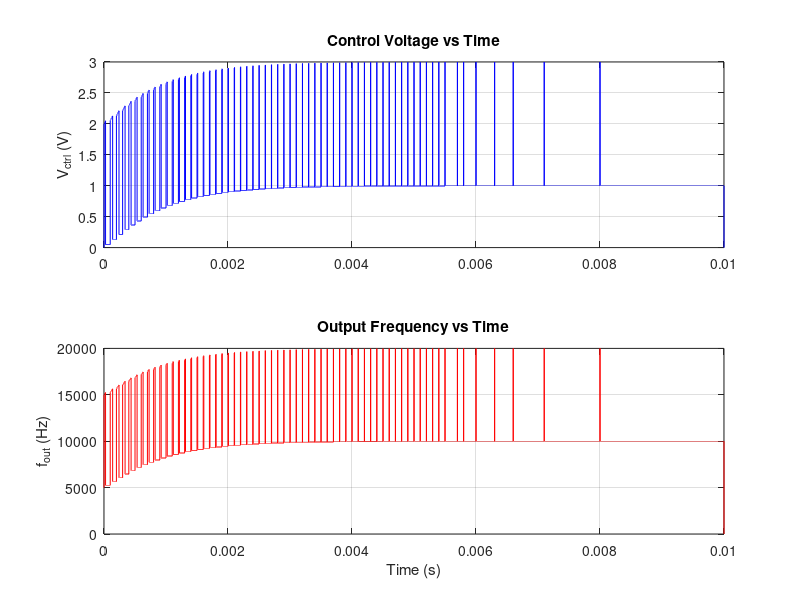

Reproduce this figure in MATLAB.
dt = 1e-7;                   % Simulation time step (100 ns)
t = 0:dt:0.01;               % Time vector (0 to 10 ms)

x = zeros(size(t));          % Reference square wave (input clock)
fin = 1e4;                   % Input frequency = 10 kHz
phi_in = zeros(size(t));     % Input phase accumulator
phi_in(1) = 0;               % Initial phase

y = zeros(size(t));          % VCO output square wave
fout = zeros(size(t));       % VCO frequency over time
f0 = 5e3;                    % Initial VCO frequency = 5 kHz
fout(1) = f0;
k_vco = 5e3;                 % VCO gain (Hz/V)
phi_out = zeros(size(t));    % Output phase accumulator
phi_out(2) = 5 * pi / 4;     % Initial phase offset for output

UP = zeros(size(t));         % UP pulse from PFD
DN = zeros(size(t));         % DN pulse from PFD

V_cap = zeros(size(t));      % Voltage across capacitor in loop filter
V_ctrl = zeros(size(t));     % Control voltage applied to VCO

R = 2e3;                     % Loop filter resistance (ohms)
C = 5e-7;                    % Loop filter capacitance (0.5 uF)
I_cp = 1e-3;                 % Charge pump current (1 mA)

for i = 2:length(t) - 1
    % Generate square wave for input and output (HIGH when phase in [0, pi])
    x(i) = (phi_in(i) >= 0 && phi_in(i) <= pi);
    y(i) = (phi_out(i) >= 0 && phi_out(i) <= pi);

    % Detect rising edge of input: generate UP pulse
    if ((x(i) - x(i - 1)) > 0 && UP(i) == 0)
        UP(i + 1) = 1;
    end

    % Detect rising edge of VCO output: generate DN pulse
    if ((y(i) - y(i - 1)) > 0 && DN(i) == 0)
        DN(i + 1) = 1;
    end

    % Reset both pulses when both UP and DN go high (reset condition)
    if (UP(i) == 1 && DN(i) == 1)
        UP(i + 1) = 0;
        DN(i + 1) = 0;
    end

    % Hold UP pulse until reset
    if (UP(i) == 1 && DN(i) == 0)
        UP(i + 1) = 1;
    end

    % Hold DN pulse until reset
    if (UP(i) == 0 && DN(i) == 1)
        DN(i + 1) = 1;
    end

    % Update capacitor voltage using integrator (Euler method)
    V_cap(i + 1) = V_cap(i) + I_cp * (UP(i) - DN(i)) * dt / C;

    % Control voltage includes RC filter output
    % R * I_cp is added only when there's a current pulse (non-zero phase error)
    V_ctrl(i) = V_cap(i) + R * I_cp * ((UP(i) - DN(i)) ~= 0);

    % Update VCO frequency based on control voltage
    fout(i) = f0 + k_vco * V_ctrl(i);

    % Update input and output phase accumulators
    phi_in(i + 1) = mod((phi_in(i) + 2 * pi * fin * dt), 2 * pi);
    phi_out(i + 1) = mod((phi_out(i) + 2 * pi * fout(i) * dt), 2 * pi);
end

figure;

% Top subplot: Control Voltage
ax1 = subplot(2,1,1);
plot(t, V_ctrl, 'b');
ylabel('V_{ctrl} (V)');
title('Control Voltage vs Time');
grid on;

% Bottom subplot: Output Frequency
ax2 = subplot(2,1,2);
plot(t, fout, 'r');
xlabel('Time (s)');
ylabel('f_{out} (Hz)');
title('Output Frequency vs Time');
grid on;

% Link x-axes
linkaxes([ax1, ax2], 'x');